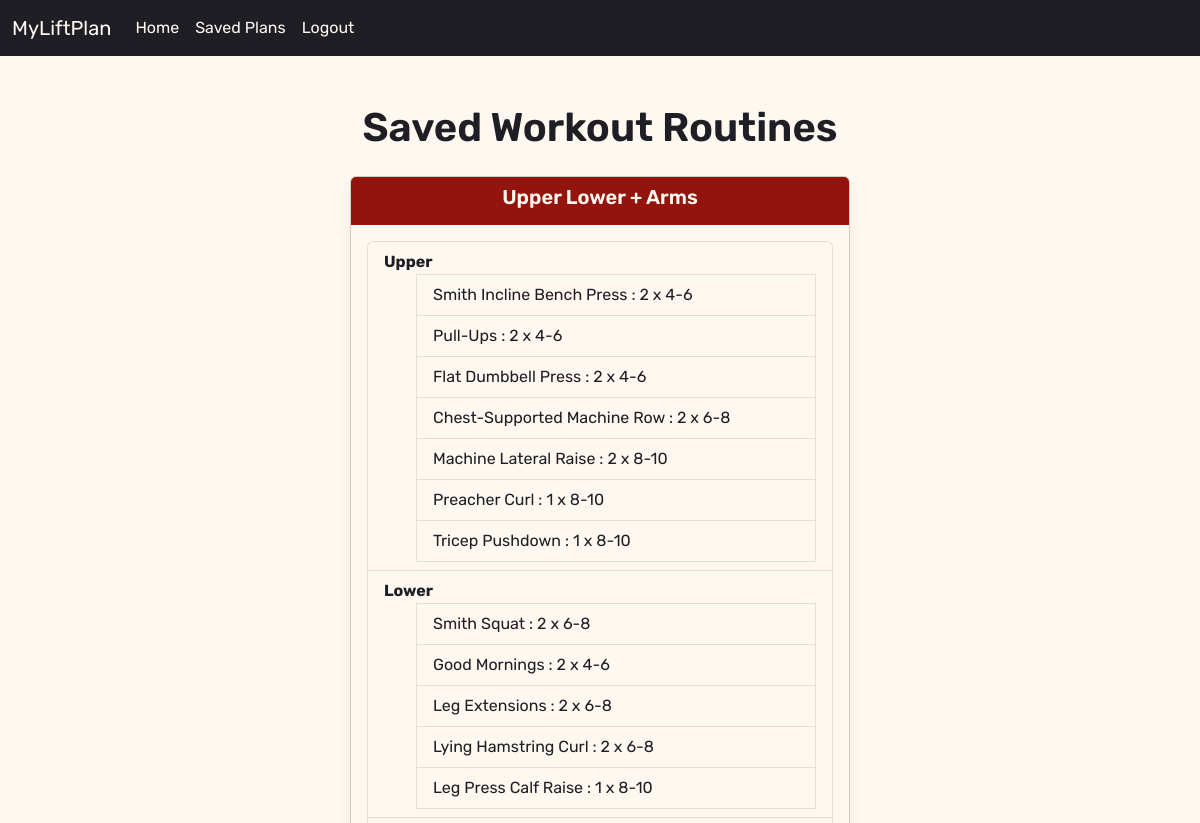
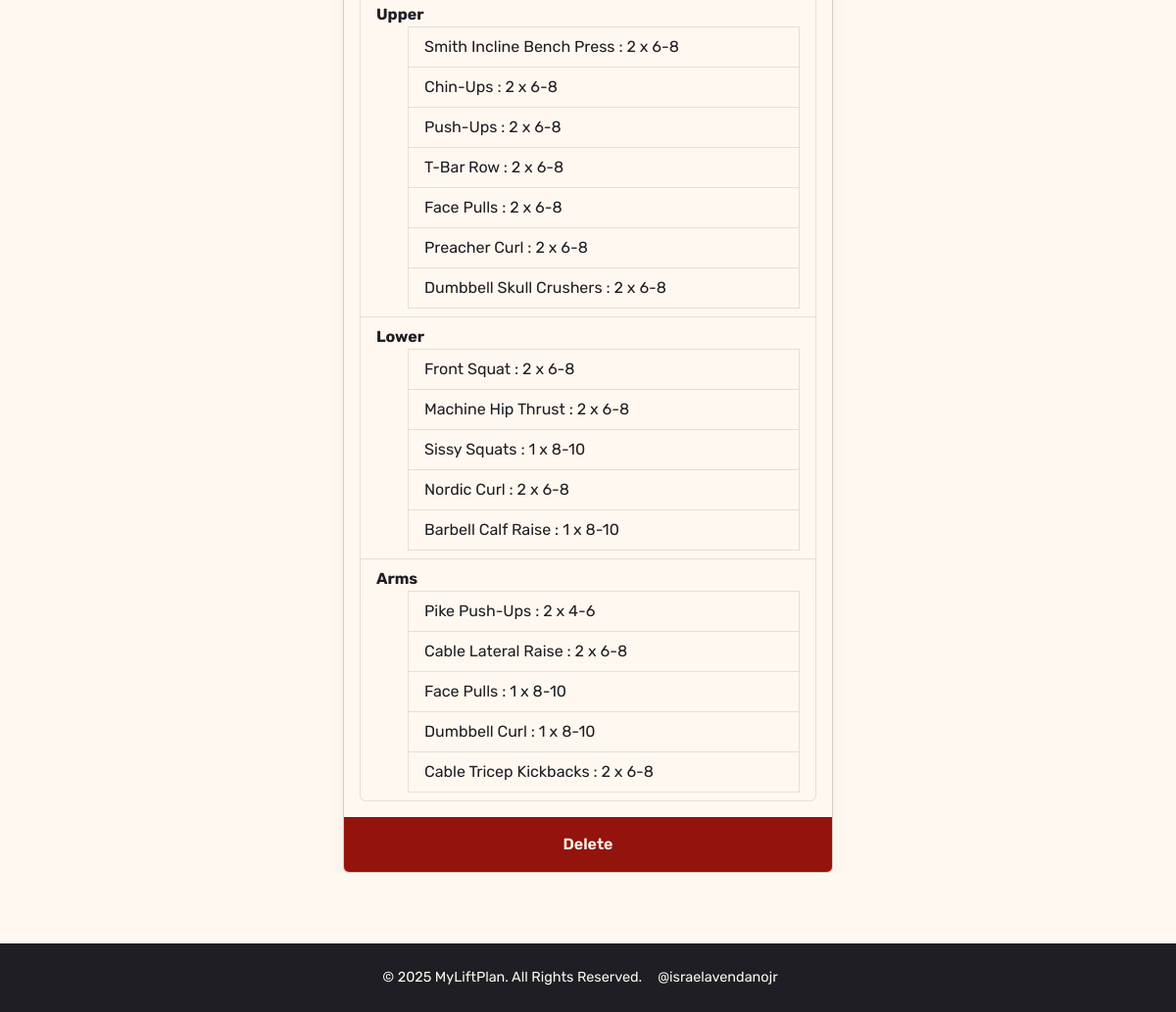
The app's page /saved_plans (signed in) with its own data (2 pictures, top to bottom).
### website/models.py (models this page shows, shortened)
class SavedPlan(db.Model):
    id = db.Column(db.Integer, primary_key=True)
    split_name = db.Column(db.String(100), nullable=False)
    plan = db.Column(db.Text, unique=True, nullable=False)
    user_id = db.Column(db.Integer, db.ForeignKey('user.id'), nullable=False)
    def get_plan_data(self):
            try:
                return json.loads(self.plan)  # Convert JSON string back to dict
            except json.JSONDecodeError as e:
                return {}

class Exercise(db.Model):
    id = db.Column(db.Integer, primary_key=True)
    name = db.Column(db.String(100), nullable=False)
    role_id = db.Column(db.Integer, db.ForeignKey('exercise_role.id'), nullable=False)
    role = db.relationship('ExerciseRole', backref='exercises')
    equipment = db.Column(db.String(100), nullable=False)
    type = db.Column(Enum(ExerciseType, name="exercise_type_enum"), nullable=False)

### website/views.py (the view)
@views.route('/saved_plans')
@login_required
def saved_plans():
    plans = SavedPlan.query.filter_by(user_id=current_user.id).all()
    exercises = Exercise.query.all()
    exercises_by_role = defaultdict(list)
    exercises_by_role_serializable = defaultdict(list)
    for exercise in exercises:
        role_name = exercise.role.name  # turn ExerciseRole into plain string
        exercises_by_role_serializable[role_name].append({
            'id': exercise.id,
            'name': exercise.name,
        })
    return render_template("saved_plans.html", user=current_user, plans=plans, exercises_by_role=exercises_by_role_serializable)

### website/__init__.py (called while the page is built)
def create_app():
    app = Flask(__name__)
    app.config['SECRET_KEY'] = 'hjdaksdhjkasdhjklasdhjka'
    app.config['SQLALCHEMY_DATABASE_URI'] = f'sqlite:///{DB_NAME}'
    db.init_app(app)
    from .views import views
    from .auth import auth
    app.register_blueprint(views, url_prefix='/')
    app.register_blueprint(auth, url_prefix='/')
    from .models import User, WorkoutPreferences, WorkoutSplit, WorkoutDay, ExerciseRole, Exercise, SavedPlan
    with app.app_context():
        db.create_all()
    login_manager = LoginManager()
    login_manager.login_view = 'auth.login'
    login_manager.init_app(app)
    @login_manager.user_loader
    def load_user(id):
        return User.query.get(int(id))
    return app

### website/templates/saved_plans.html (shortened to what this page needs)
{% extends "base.html" %}
{% block content %}
<div class="container mt-4">
    <h1 class="text-center mb-4" style="color: var(--bs-primary);">Saved Workout Routines</h1>
    {% if plans %}
    <div id="workoutCarousel" class="carousel slide" data-bs-ride="false">
        <div class="carousel-inner">
            {% for plan in plans %}
            <div class="carousel-item {% if loop.first %}active{% endif %}">
                <div class="card mx-auto" style="max-width: 500px;">
                    <div class="card-header text-center">
                        <h5 class="card-title">{{ plan.split_name }}</h5>
                    </div>
                    <div class="card-body">
                        <ul class="list-group">
                            {% for day in plan.get_plan_data().days %}
                            <li class="list-group-item">
                                <strong>{{ day.name }}</strong>
                                <ul>
                                    {% for exercise in day.exercises %}
                                    <li class="list-group-item" data-bs-toggle="modal" data-bs-target="#exerciseModal"
                                    data-exercise-id="{{ exercise.id }}"
                                    data-exercise-name="{{ exercise.name }}"
                                    data-exercise-role="{{ exercise.role.name }}"
                                    data-sets="{{ exercise.sets }}"
                                    data-start-reps="{{ exercise.start_reps }}"
                                    data-end-reps="{{ exercise.end_reps }}">
                                    {{ exercise.name }} : {{ exercise.sets }} x {{ exercise.start_reps }}-{{ exercise.end_reps }}
                                </li>
                            {% endfor %}
                                </ul>
                            </li>
                            {% endfor %}
                        </ul>
                    </div>
                    <div class="card-footer text-center">
                        <form method="POST" action="{{ url_for('views.delete_plan', plan_id=plan.id) }}"
                            style="display:inline;">
                            <button type="submit" class="btn btn-theme"
                                onclick="return confirm('Are you sure you want to delete this plan?');">Delete</button>
                        </form>
                    </div>
                </div>
            </div>
            {% endfor %}
        </div>
    </div>
    {% else %}
    <p class="text-center">No workout plans available. Please generate a plan first.</p>
    {% endif %}
</div>
{% endblock %}

### website/templates/base.html (shortened to what this page needs)
<!DOCTYPE html>
<html>
<head>
  <link href="https://cdn.jsdelivr.net/npm/bootstrap@5.3.0/dist/css/bootstrap.min.css" rel="stylesheet">
  <link rel="stylesheet" href="{{ url_for('static', filename='styles.css') }}">
</head>
<body class="text-dark">
  <nav class="navbar navbar-expand-lg navbar-light" style="background-color: var(--bs-primary);">
    <div class="container-fluid">
      <a class="navbar-brand text-light" href="/">MyLiftPlan</a>
      <div class="collapse navbar-collapse" id="navbarNav">
        <ul class="navbar-nav">
          {% if user.is_authenticated %}
          <li class="nav-item">
            <a class="nav-link active text-light" href="/">Home</a>
          </li>
          <li class="nav-item">
            <a class="nav-link text-light" href="/saved_plans">Saved Plans</a>
          </li>
          <li class="nav-item">
            <a class="nav-link text-light" href="/logout">Logout</a>
          </li>
        {% endif %}
      </div>
    </div>
  </nav>
  <main class="container my-4">
  {% block content %}{% endblock %}
  </main>
  <footer class="bg-dark text-light text-center py-4 mt-5">
    <div class="container">
      <div class="d-flex justify-content-center align-items-center">
        <p class="mb-0 me-3">&copy; 2025 MyLiftPlan. All Rights Reserved.</p>
        <a href="https://www.israelavendanojr.com/" target="_blank" class="text-light me-3">@israelavendanojr</a>
      </div>
    </div>
  </footer>
</body>
</html>

### website/static/styles.css (style rules this page uses)
:root { --bs-primary: #1e1e24; --bs-secondary: #92140c; --bs-light: #fff8f0; --bs-dark: #1e1e24; --bs-body-color: var(--bs-dark); }
body { background-color: var(--bs-light); color: var(--bs-body-color); font-family: 'Rubik', sans-serif; font-weight: 400; }
h1, h2, h3, h4, h5, h6, .form-label, .btn { font-weight: 600; }
.navbar, .navbar-brand, .navbar-nav .nav-link { font-family: 'Rubik', sans-serif !important; }
.navbar { background-color: var(--bs-primary) !important; }
.navbar-brand { color: var(--bs-light) !important; }
.navbar-nav .nav-link { color: var(--bs-light) !important; }
.btn-theme { background-color: var(--bs-secondary); color: var(--bs-light); border: none; padding: 0.5rem 1.25rem; font-weight: 600; border-radius: 0.375rem; transition: background-color 0.2s ease, transform 0.3s ease; }
.text-dark { color: var(--bs-dark) !important; }
.text-light { color: var(--bs-light) !important; }
.bg-dark { background-color: var(--bs-dark) !important; }
.card { background-color: var(--bs-light); color: var(--bs-dark); box-shadow: 0 0.5rem 1rem rgba(0,0,0,0.05); }
.card .card-header, .card .card-footer { background-color: var(--bs-secondary); color: var(--bs-light); border: none; }
.list-group-item { background-color: var(--bs-light); color: var(--bs-dark); border-color: rgba(0,0,0,0.1); }
.card-title { color: var(--bs-light); }
html, body { height: 100%; margin: 0; display: flex; flex-direction: column; }
main { flex: 1; }

### website/templates/base.html (style rules this page uses)
html, body { height: 100%; margin: 0; display: flex; flex-direction: column; }
footer { background-color: #343a40; color: #fff; text-align: center; padding: 20px 0; margin-top: auto; }
footer { font-size: 0.9rem; }
footer a { text-decoration: none; }

### records on screen
SavedPlan: split_name "Upper Lower + Arms", name "Upper" "Lower" "Upper" "Lower" "Arms", name "Flat Dumbbell Press" "Face Pulls" "Face Pulls", sets "2" "2" "1", start_reps "4" "6" "8", end_reps "6" "8" "10"
Exercise: name "Smith Incline Bench Press", sets "2", start_reps "4", end_reps "6", start_reps "6", end_reps "8"
Exercise: name "Pull-Ups", sets "2", start_reps "4", end_reps "6"
Exercise: name "Chest-Supported Machine Row", sets "2", start_reps "6", end_reps "8"
Exercise: name "Machine Lateral Raise", sets "2", start_reps "8", end_reps "10"
Exercise: name "Preacher Curl", sets "1", start_reps "8", end_reps "10", sets "2", start_reps "6", end_reps "8"
Exercise: name "Tricep Pushdown", sets "1", start_reps "8", end_reps "10"
Exercise: name "Smith Squat", sets "2", start_reps "6", end_reps "8"
Exercise: name "Good Mornings", sets "2", start_reps "4", end_reps "6"
Exercise: name "Leg Extensions", sets "2", start_reps "6", end_reps "8"
Exercise: name "Lying Hamstring Curl", sets "2", start_reps "6", end_reps "8"
Exercise: name "Leg Press Calf Raise", sets "1", start_reps "8", end_reps "10"
Exercise: name "Chin-Ups", sets "2", start_reps "6", end_reps "8"
Exercise: name "Push-Ups", sets "2", start_reps "6", end_reps "8"
Exercise: name "T-Bar Row", sets "2", start_reps "6", end_reps "8"
Exercise: name "Dumbbell Skull Crushers", sets "2", start_reps "6", end_reps "8"
Exercise: name "Front Squat", sets "2", start_reps "6", end_reps "8"
Exercise: name "Machine Hip Thrust", sets "2", start_reps "6", end_reps "8"
Exercise: name "Sissy Squats", sets "1", start_reps "8", end_reps "10"
Exercise: name "Nordic Curl", sets "2", start_reps "6", end_reps "8"
Exercise: name "Barbell Calf Raise", sets "1", start_reps "8", end_reps "10"
Exercise: name "Pike Push-Ups", sets "2", start_reps "4", end_reps "6"
Exercise: name "Cable Lateral Raise", sets "2", start_reps "6", end_reps "8"
Exercise: name "Dumbbell Curl", sets "1", start_reps "8", end_reps "10"
Exercise: name "Cable Tricep Kickbacks", sets "2", start_reps "6", end_reps "8"
